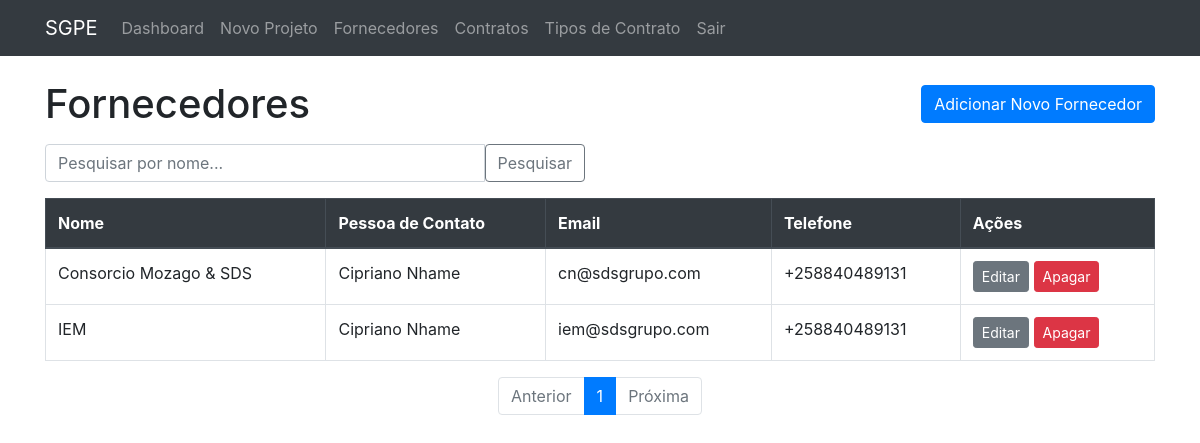
The page /suppliers (signed in) on the database its author committed.
### sgpe/models.py (models this page shows, shortened)
class Supplier(db.Model):
    id = db.Column(db.Integer, primary_key=True)
    name = db.Column(db.String(100), unique=True, nullable=False)
    contact_person = db.Column(db.String(100), nullable=True)
    email = db.Column(db.String(120), unique=True, nullable=True)
    phone = db.Column(db.String(20), nullable=True)
    contracts = db.relationship('Contract', backref='supplier_info', lazy=True)

### sgpe/main/routes.py (the view)
@main.route('/suppliers')
@login_required
def suppliers():
    page = request.args.get('page', 1, type=int)
    search_query = request.args.get('search', '')
    query = Supplier.query
    if search_query:
        query = query.filter(Supplier.name.ilike(f'%{search_query}%'))
    suppliers = query.order_by(Supplier.name).paginate(page=page, per_page=10)
    return render_template('suppliers.html', title='Fornecedores', suppliers=suppliers, search_query=search_query)

### sgpe/__init__.py (called while the page is built)
def create_app(config_name):
    app = Flask(__name__, template_folder='../templates', static_folder='../static')
    app.config.from_object(config[config_name])
    config[config_name].init_app(app)
    db.init_app(app)
    bcrypt.init_app(app)
    login_manager.init_app(app)
    from sgpe.models import User
    @login_manager.user_loader
    def load_user(user_id):
        return User.query.get(int(user_id))
    from sgpe.main.routes import main
    app.register_blueprint(main)
    return app

### templates/suppliers.html (shortened to what this page needs)
{% extends "layout.html" %}
{% block content %}
    <div class="content-section">
        <div class="d-flex justify-content-between align-items-center mb-3">
            <h1 class="mb-0">Fornecedores</h1>
            <a href="{{ url_for('main.add_supplier') }}" class="btn btn-primary">Adicionar Novo Fornecedor</a>
        </div>
        <div class="row mb-3">
            <div class="col-md-6">
                <form method="GET" action="{{ url_for('main.suppliers') }}">
                    <div class="input-group">
                        <input type="text" name="search" class="form-control" placeholder="Pesquisar por nome..." value="{{ search_query or '' }}">
                        <button class="btn btn-outline-secondary" type="submit">Pesquisar</button>
                    </div>
                </form>
            </div>
        </div>
        <div class="table-responsive">
            <table class="table table-bordered table-hover">
                <thead class="thead-dark">
                    <tr>
                        <th>Nome</th>
                        <th>Pessoa de Contato</th>
                        <th>Email</th>
                        <th>Telefone</th>
                        <th>Ações</th>
                    </tr>
                </thead>
                <tbody>
                    {% for supplier in suppliers.items %}
                        <tr>
                            <td>{{ supplier.name }}</td>
                            <td>{{ supplier.contact_person }}</td>
                            <td>{{ supplier.email }}</td>
                            <td>{{ supplier.phone }}</td>
                            <td>
                                <a href="{{ url_for('main.update_supplier', supplier_id=supplier.id) }}" class="btn btn-secondary btn-sm">Editar</a>
                                <button type="button" class="btn btn-danger btn-sm" data-bs-toggle="modal" data-bs-target="#deleteModal{{ supplier.id }}">
                                    Apagar
                                </button>
                            </td>
                        </tr>
                    {% else %}
                        <tr>
                            <td colspan="5" class="text-center">Não existem fornecedores registados.</td>
                        </tr>
                    {% endfor %}
                </tbody>
            </table>
        </div>
        <nav aria-label="Paginação de Fornecedores">
            <ul class="pagination justify-content-center">
                {% if suppliers.has_prev %}
                    <li class="page-item"><a class="page-link" href="{{ url_for('main.suppliers', page=suppliers.prev_num, search=search_query) }}">Anterior</a></li>
                {% else %}
                    <li class="page-item disabled"><span class="page-link">Anterior</span></li>
                {% endif %}
                {% for page_num in suppliers.iter_pages(left_edge=1, right_edge=1, left_current=1, right_current=2) %}
                    {% if page_num %}
                        {% if suppliers.page == page_num %}
                            <li class="page-item active"><span class="page-link">{{ page_num }}</span></li>
                        {% else %}
                            <li class="page-item"><a class="page-link" href="{{ url_for('main.suppliers', page=page_num, search=search_query) }}">{{ page_num }}</a></li>
                        {% endif %}
                    {% else %}
                        <li class="page-item disabled"><span class="page-link">...</span></li>
                    {% endif %}
                {% endfor %}
                {% if suppliers.has_next %}
                    <li class="page-item"><a class="page-link" href="{{ url_for('main.suppliers', page=suppliers.next_num, search=search_query) }}">Próxima</a></li>
                {% else %}
                    <li class="page-item disabled"><span class="page-link">Próxima</span></li>
                {% endif %}
            </ul>
        </nav>
    </div>
{% endblock content %}

### rows shown on the page
Supplier: name "Consorcio Mozago & SDS", contact_person "Cipriano Nhame", email "cn@sdsgrupo.com", phone "+258840489131"
Supplier: name "IEM", contact_person "Cipriano Nhame", email "iem@sdsgrupo.com", phone "+258840489131"

### other values the page prints
{{ page_num }} "1"
